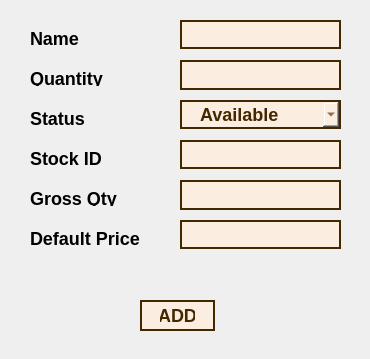
<?xml version="1.0" encoding="UTF-8"?>
<ui version="4.0">
 <class>AddItem</class>
 <widget class="QDialog" name="AddItem">
  <property name="windowModality">
   <enum>Qt::WindowModal</enum>
  </property>
  <property name="geometry">
   <rect>
    <x>0</x>
    <y>0</y>
    <width>370</width>
    <height>359</height>
   </rect>
  </property>
  <property name="windowTitle">
   <string>Add an Item</string>
  </property>
  <property name="styleSheet">
   <string notr="true">QPushButton{
  background-color: #fbeee0;
  border: 2px solid #422800;
  border-radius: 30px;
  box-shadow: #422800 4px 4px 0 0;
  color: #422800;
  cursor: pointer;
  display: inline-block;
  font-weight: 600;
  font-size: 18px;
  padding: 0 18px;
  line-height: 50px;
  text-align: center;

}

QLineEdit{
  border: none;
  border: 2px solid #422800;
background-color: #fbeee0;
font-weight: 600;
  font-size: 18px;
}
QLabel{
font-weight: 600;
  font-size: 18px;
}
QComboBox{
background-color: #fbeee0;
  border: 2px solid #422800;
  border-radius: 30px;
  box-shadow: #422800 4px 4px 0 0;
  color: #422800;
  cursor: pointer;
  display: inline-block;
  font-weight: 600;
  font-size: 18px;
  padding: 0 18px;
  line-height: 50px;
  text-align: center;
}</string>
  </property>
  <property name="inputMethodHints">
   <set>Qt::ImhExclusiveInputMask</set>
  </property>
  <widget class="QPushButton" name="btnAdd">
   <property name="geometry">
    <rect>
     <x>140</x>
     <y>300</y>
     <width>75</width>
     <height>31</height>
    </rect>
   </property>
   <property name="font">
    <font>
     <pointsize>-1</pointsize>
     <bold>true</bold>
    </font>
   </property>
   <property name="text">
    <string>ADD</string>
   </property>
  </widget>
  <widget class="QLabel" name="label">
   <property name="geometry">
    <rect>
     <x>30</x>
     <y>30</y>
     <width>121</width>
     <height>16</height>
    </rect>
   </property>
   <property name="font">
    <font>
     <pointsize>-1</pointsize>
     <bold>true</bold>
    </font>
   </property>
   <property name="text">
    <string>Name</string>
   </property>
  </widget>
  <widget class="QLineEdit" name="txtName">
   <property name="geometry">
    <rect>
     <x>180</x>
     <y>20</y>
     <width>161</width>
     <height>29</height>
    </rect>
   </property>
   <property name="font">
    <font>
     <pointsize>-1</pointsize>
     <bold>true</bold>
    </font>
   </property>
  </widget>
  <widget class="QLineEdit" name="txtQuantity">
   <property name="geometry">
    <rect>
     <x>180</x>
     <y>60</y>
     <width>161</width>
     <height>30</height>
    </rect>
   </property>
   <property name="font">
    <font>
     <pointsize>-1</pointsize>
     <bold>true</bold>
    </font>
   </property>
  </widget>
  <widget class="QLabel" name="label_2">
   <property name="geometry">
    <rect>
     <x>30</x>
     <y>70</y>
     <width>121</width>
     <height>16</height>
    </rect>
   </property>
   <property name="font">
    <font>
     <pointsize>-1</pointsize>
     <bold>true</bold>
    </font>
   </property>
   <property name="text">
    <string>Quantity</string>
   </property>
  </widget>
  <widget class="QLabel" name="label_3">
   <property name="geometry">
    <rect>
     <x>30</x>
     <y>110</y>
     <width>121</width>
     <height>16</height>
    </rect>
   </property>
   <property name="font">
    <font>
     <pointsize>-1</pointsize>
     <bold>true</bold>
    </font>
   </property>
   <property name="text">
    <string>Status</string>
   </property>
  </widget>
  <widget class="QLineEdit" name="stockID">
   <property name="geometry">
    <rect>
     <x>180</x>
     <y>140</y>
     <width>161</width>
     <height>29</height>
    </rect>
   </property>
   <property name="font">
    <font>
     <pointsize>-1</pointsize>
     <bold>true</bold>
    </font>
   </property>
  </widget>
  <widget class="QLabel" name="label_4">
   <property name="geometry">
    <rect>
     <x>30</x>
     <y>150</y>
     <width>141</width>
     <height>16</height>
    </rect>
   </property>
   <property name="font">
    <font>
     <pointsize>-1</pointsize>
     <bold>true</bold>
    </font>
   </property>
   <property name="text">
    <string>Stock ID</string>
   </property>
  </widget>
  <widget class="QLineEdit" name="gQty">
   <property name="geometry">
    <rect>
     <x>180</x>
     <y>180</y>
     <width>161</width>
     <height>30</height>
    </rect>
   </property>
   <property name="font">
    <font>
     <pointsize>-1</pointsize>
     <bold>true</bold>
    </font>
   </property>
  </widget>
  <widget class="QLabel" name="label_5">
   <property name="geometry">
    <rect>
     <x>30</x>
     <y>190</y>
     <width>121</width>
     <height>16</height>
    </rect>
   </property>
   <property name="font">
    <font>
     <pointsize>-1</pointsize>
     <bold>true</bold>
    </font>
   </property>
   <property name="text">
    <string>Gross Qty</string>
   </property>
  </widget>
  <widget class="QLineEdit" name="dPrice">
   <property name="geometry">
    <rect>
     <x>180</x>
     <y>220</y>
     <width>161</width>
     <height>29</height>
    </rect>
   </property>
   <property name="font">
    <font>
     <pointsize>-1</pointsize>
     <bold>true</bold>
    </font>
   </property>
  </widget>
  <widget class="QLabel" name="label_6">
   <property name="geometry">
    <rect>
     <x>30</x>
     <y>230</y>
     <width>191</width>
     <height>16</height>
    </rect>
   </property>
   <property name="font">
    <font>
     <pointsize>-1</pointsize>
     <bold>true</bold>
    </font>
   </property>
   <property name="text">
    <string>Default Price</string>
   </property>
  </widget>
  <widget class="QComboBox" name="cmbStatus">
   <property name="geometry">
    <rect>
     <x>180</x>
     <y>100</y>
     <width>161</width>
     <height>29</height>
    </rect>
   </property>
   <item>
    <property name="text">
     <string>Available</string>
    </property>
   </item>
   <item>
    <property name="text">
     <string>Expired</string>
    </property>
   </item>
   <item>
    <property name="text">
     <string>Sold</string>
    </property>
   </item>
   <item>
    <property name="text">
     <string>Return</string>
    </property>
   </item>
   <item>
    <property name="text">
     <string>Spoiled</string>
    </property>
   </item>
  </widget>
  <widget class="QLabel" name="lblInfo">
   <property name="geometry">
    <rect>
     <x>110</x>
     <y>260</y>
     <width>141</width>
     <height>16</height>
    </rect>
   </property>
   <property name="text">
    <string/>
   </property>
  </widget>
 </widget>
 <resources/>
 <connections/>
</ui>
